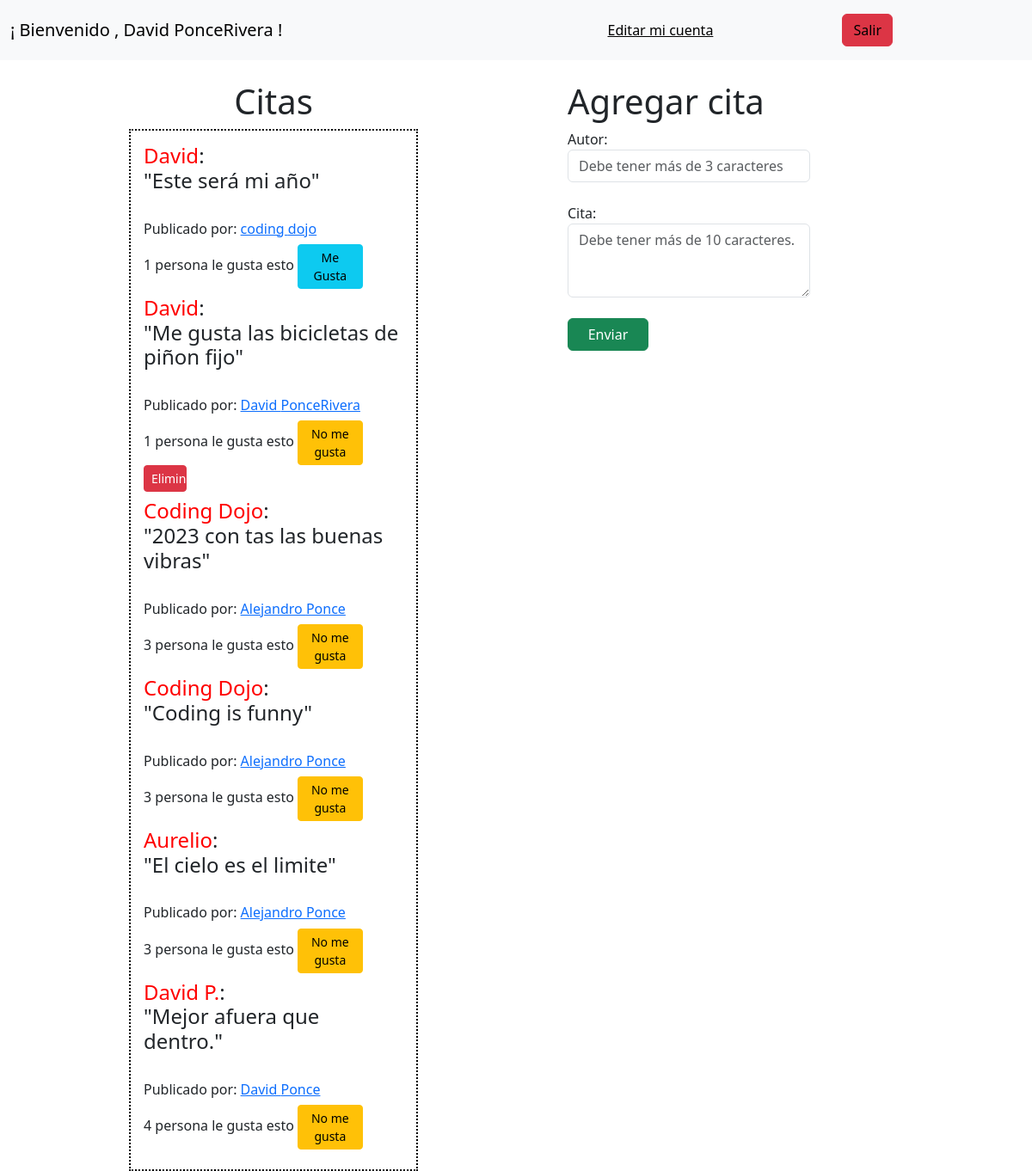
Screenshot of /quotes (signed in) with the database file from the repository.
### app/models.py (models this page shows, shortened)
class User(models.Model):
    first_name = models.CharField(max_length=100)
    last_name = models.CharField(max_length=100)
    email = models.CharField(max_length=100)
    birthdate = models.DateField()
    password = models.CharField(max_length=255)
    created_at = models.DateTimeField(auto_now_add=True)
    updated_at = models.DateTimeField(auto_now_add=True)
    objects = UserManager()

class Quote(models.Model):
    uploaded_by=models.ForeignKey(User, related_name="quotes_uploaded", blank=True, null=True, on_delete=models.CASCADE)
    author = models.CharField(max_length=100)
    quote = models.TextField()
    created_at = models.DateTimeField(auto_now_add=True)
    updated_at = models.DateTimeField(auto_now_add=True)
    users_who_like = models.ManyToManyField(User, related_name="liked_quotes")
    objects = QuoteManager()

### app/views.py (the view, shortened to what this page needs)
# urls.py: re_path(r'^quotes$', views.quotes),
def quotes(request):
    if not checklogin(request):
        return redirect ("/")
    if request.method == "GET":
        context = {
            "user_info": User.objects.get(email=request.session['username']),
            "all_quotes": Quote.objects.all().order_by("-created_at"),
        }
        return render(request, "quotes.html", context)

### app/views.py (called while the page is built)
def checklogin(request):
    errors = {}
    if "username" not in request.session:
        errors['email'] = "<div class='ohno'>Please log in</div>"
        return False
    return True

### app/templates/quotes.html (shortened to what this page needs)
<!DOCTYPE html>
<html lang="en">
<head>
    <head>
        <link href="https://cdn.jsdelivr.net/npm/bootstrap@5.3.0-alpha1/dist/css/bootstrap.min.css" rel="stylesheet">
        {% load static %}
        <link rel="stylesheet" href="{% static 'css.css' %}">
    </head>
<body>
    <nav class="navbar navbar-expand-lg bg-body-tertiary">
        <div class="container-fluid">
          <a class="navbar-brand" href="#">¡ Bienvenido , <strog> {{user_info.first_name}} {{user_info.last_name}} !</a>
          <div class="collapse navbar-collapse" id="navbarText">
            <span class="navbar-text"><a href="/myaccount/{{user_info.id}}">Editar mi cuenta</a></span>
            <span class="navbar-text"><a href="/logout" class=" btn-danger btn move move-r ">Salir</a></span>
          </div>
        </div>
      </nav>
    <br>
    <form class ="row" action="/quotes" method="POST">
        <div class="col-5">
            <h1 class="move text-center">Citas</h1>
            <div class="box mr-auto move">
                {%for quote in all_quotes%}
                <div class="godown">
                    <h4><span class = "red">{{quote.author}}</span>: <br> "{{quote.quote}}"</h4>
                    <br>
                    <h6>Publicado por:
                    <a href="/user/{{quote.uploaded_by.id}}">
                        {{quote.uploaded_by.first_name}} {{quote.uploaded_by.last_name}}
                    </h6>
                    <h6>
                        {{quote.users_who_like.count}} persona le gusta esto
                        {% if user_info in quote.users_who_like.all %}
                        <a href="/quotes/{{quote.id}}/unlike" class="small col-3 btn btn-warning btn-sm danger">No me gusta</a>
                        {%else%}
                        <a href="/quotes/{{quote.id}}/like" class="small col-3 btn btn-info btn-sm">Me Gusta</a>
                        {% endif %}
                        {% if quote.uploaded_by.email == request.session.username %}
                        <a href="/quotes/{{quote.id}}/delete" class="col-2 btn btn-danger btn-sm danger">Eliminar</a>
                        {% endif %}
                    </h6>
                </div>
                {% endfor %}
            </div>
        </div>
        <div class="move col-3 form-group">
            <h1>Agregar cita</h1>
            <div class="form-group">
                <label for="aauthor">Autor: </label>
                <input type="text" class="form-control" name="author" placeholder="Debe tener más de 3 caracteres">
            </div>
            <br>
            <div class="form-group">
                <label for="qquote">Cita: </label>
                <textarea class="form-control" id="qquote" name="quote" placeholder="Debe tener más de 10 caracteres." rows="3"></textarea>
            </div>
            <br>
            <button type="submit" class="moveitright col-4 btn btn-success">Enviar</button>
        </div>
    </form>
</body>
</html>

### app/static/css.css (style rules this page uses)
* { outline: 0; padding: 0; margin: 0; border: 0; box-sizing: border-box; }
.move { margin-left: 150px; }
.move-r { margin-right: 150px; }
.box { border: 2px dotted black; padding: 15px; }
.red { color: red; }

### rows the page displays
User: first_name "David", last_name "PonceRivera"
Quote: author "David", quote "Este será mi año", uploaded_by.first_name "coding", uploaded_by.last_name "dojo", users_who_like.count "1"
Quote: author "David", quote "Me gusta las bicicletas de piñon fijo", uploaded_by.first_name "David", uploaded_by.last_name "PonceRivera", users_who_like.count "1"
Quote: author "Coding Dojo", quote "2023 con tas las buenas vibras", uploaded_by.first_name "Alejandro", uploaded_by.last_name "Ponce", users_who_like.count "3"
Quote: author "Coding Dojo", quote "Coding is funny", uploaded_by.first_name "Alejandro", uploaded_by.last_name "Ponce", users_who_like.count "3"
Quote: author "Aurelio", quote "El cielo es el limite", uploaded_by.first_name "Alejandro", uploaded_by.last_name "Ponce", users_who_like.count "3"
Quote: author "David P.", quote "Mejor afuera que dentro.", uploaded_by.first_name "David", uploaded_by.last_name "Ponce", users_who_like.count "4"
